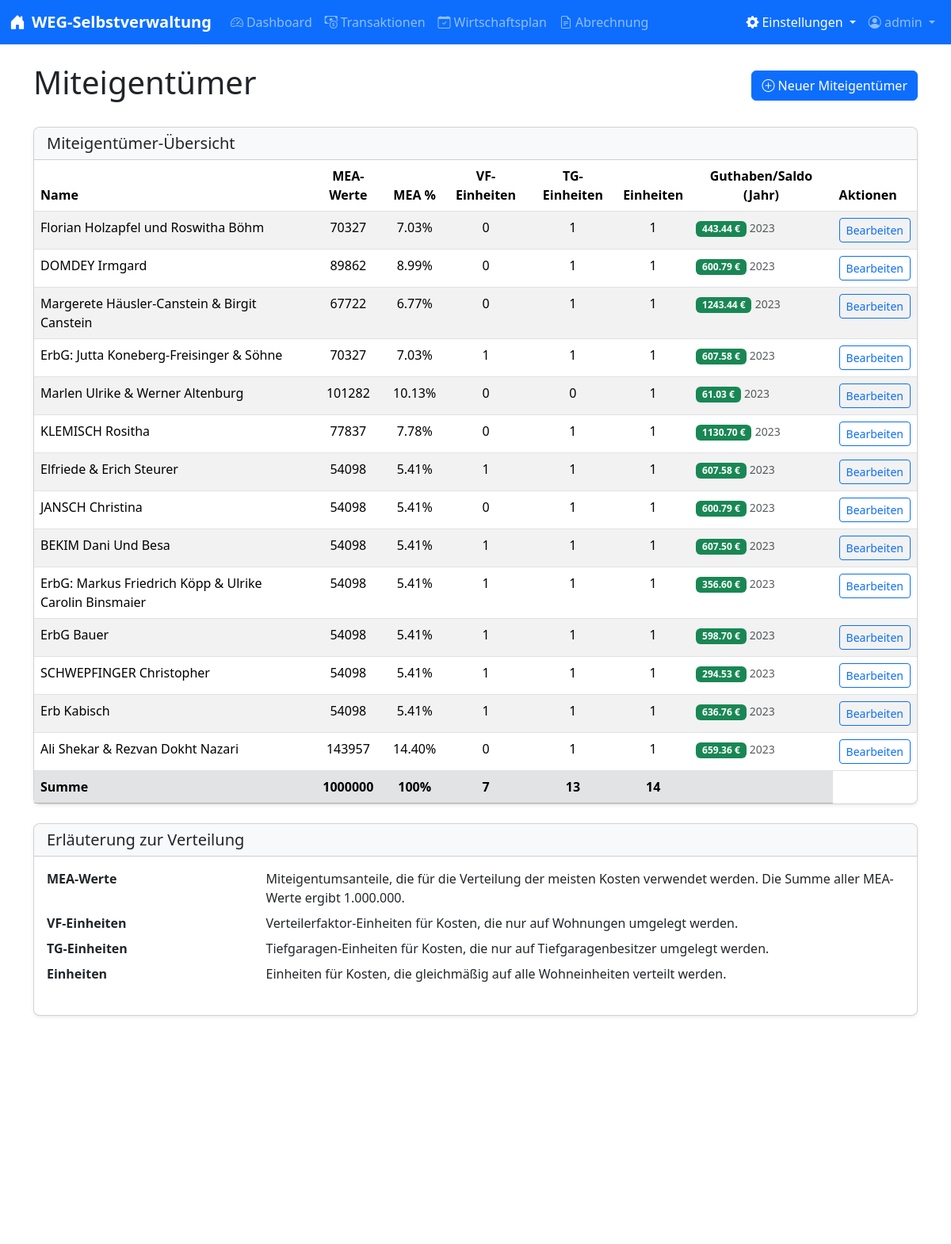
The app's page /miteigentuemer/ (signed in) with its own data.
### models.py (models this page shows, shortened)
class User(UserMixin, db.Model):
    id = db.Column(db.Integer, primary_key=True)
    username = db.Column(db.String(150), unique=True, nullable=False)
    password_hash = db.Column(db.String(150), nullable=False)
    is_admin = db.Column(db.Boolean, default=False)
    email = db.Column(db.String(120), unique=True, nullable=True)
    email_verified = db.Column(db.Boolean, default=False)
    notify_transaction_changes = db.Column(db.Boolean, default=True)
    notify_wirtschaftsplan_changes = db.Column(db.Boolean, default=True)
    notify_user_changes = db.Column(db.Boolean, default=True)

class Miteigentuemer(db.Model):
    id = db.Column(db.Integer, primary_key=True)
    name = db.Column(db.String(200), nullable=False)
    mea = db.Column(db.Integer, nullable=False)  # Miteigentumsanteile
    vf_einheiten = db.Column(db.Integer, default=0)  # Verteilerfaktor-Einheiten
    tg_einheiten = db.Column(db.Integer, default=0)  # Tiefgaragen-Einheiten
    einheiten = db.Column(db.Integer, default=1)
    guthaben_vorjahr = db.Column(db.Numeric(10, 2), default=0.00)
    guthaben_jahr = db.Column(db.Integer, default=2023)  # Jahr, aus dem das Guthaben stammt

### routes/miteigentuemer.py (the view)
@miteigentuemer_bp.route('/', methods=['GET'])
@login_required
def liste():
    miteigentuemer = Miteigentuemer.query.all()
    gesamt_mea = sum(m.mea for m in miteigentuemer) if miteigentuemer else 1
    vorjahr = datetime.now().year - 1
    return render_template('miteigentuemer/liste.html',
                          miteigentuemer=miteigentuemer,
                          vorjahr=vorjahr,
                          gesamt_mea=gesamt_mea)

### app.py (called while the page is built)
@app.context_processor
def inject_now():
    return {'now': datetime.now()}

@app.context_processor
def inject_csp_nonce():
    if not hasattr(g, 'csp_nonce'):
        g.csp_nonce = secrets.token_hex(16)
    return {'csp_nonce': g.csp_nonce}

@app.after_request
def add_security_headers(response):
    nonce = getattr(g, 'csp_nonce', secrets.token_hex(16))
    csp_policy = {}
    for key, value in app.config.get('CSP', {}).items():
        if isinstance(value, str) and '{nonce}' in value:
            csp_policy[key] = value.format(nonce=nonce)
        else:
            csp_policy[key] = value
    if csp_policy:
        response.headers['Content-Security-Policy'] = '; '.join(f"{key} {value}" for key, value in csp_policy.items())
    response.headers['X-Content-Type-Options'] = 'nosniff'
    response.headers['X-Frame-Options'] = 'SAMEORIGIN'
    response.headers['X-XSS-Protection'] = '1; mode=block'
    response.headers['Referrer-Policy'] = 'strict-origin-when-cross-origin'
    return response

@login_manager.user_loader
def load_user(user_id):
    return db.session.get(User, int(user_id))

@app.before_request
def limit_login_attempts():
    if request.endpoint == 'auth.login' and request.method == 'POST':
        limiter.limit("10/hour,3/minute")(lambda: None)()

### templates/miteigentuemer/liste.html (shortened to what this page needs)
{% extends "layout.html" %}
{% block content %}
<div class="d-flex justify-content-between align-items-center mb-4">
    <h1>Miteigentümer</h1>
    <a href="{{ url_for('miteigentuemer.neu') }}" class="btn btn-primary">
        <i class="bi bi-plus-circle"></i> Neuer Miteigentümer
    </a>
</div>
<div class="card">
    <div class="card-header bg-light">
        <h5 class="mb-0">Miteigentümer-Übersicht</h5>
    </div>
    <div class="card-body p-0">
        <div class="table-responsive">
            <table class="table table-striped table-hover mb-0">
                <thead>
                    <tr>
                        <th>Name</th>
                        <th class="text-center">MEA-Werte</th>
                        <th class="text-center">MEA %</th>
                        <th class="text-center">VF-Einheiten</th>
                        <th class="text-center">TG-Einheiten</th>
                        <th class="text-center">Einheiten</th>
                        <th class="text-center">Guthaben/Saldo (Jahr)</th>
                        <th>Aktionen</th>
                    </tr>
                </thead>
                <tbody>
                    {% for m in miteigentuemer %}
                    <tr>
                        <td>{{ m.name }}</td>
                        <td class="text-center">{{ m.mea }}</td>
                        <td class="text-center">{{ "%.2f"|format((m.mea / gesamt_mea) * 100) }}%</td>
                        <td class="text-center">{{ m.vf_einheiten }}</td>
                        <td class="text-center">{{ m.tg_einheiten }}</td>
                        <td class="text-center">{{ m.einheiten }}</td>
                        <td>
                            <span
                                class="badge {% if m.guthaben_vorjahr and m.guthaben_vorjahr > 0 %}bg-success{% elif m.guthaben_vorjahr and m.guthaben_vorjahr < 0 %}bg-danger{% else %}bg-secondary{% endif %}">
                                {{ "%.2f"|format(m.guthaben_vorjahr or 0) }} €
                            </span>
                            <small class="text-muted">{{ m.guthaben_jahr }}</small>
                        </td>
                        <td>
                            <a href="{{ url_for('miteigentuemer.bearbeiten', miteigentuemer_id=m.id) }}"
                                class="btn btn-sm btn-outline-primary">Bearbeiten</a>
                        </td>
                    </tr>
                    {% else %}
                    <tr>
                        <td colspan="7" class="text-center py-3">Keine Miteigentümer gefunden.</td>
                    </tr>
                    {% endfor %}
                </tbody>
                <tfoot>
                    <tr class="table-secondary">
                        <th>Summe</th>
                        <th class="text-center">{{ gesamt_mea }}</th>
                        <th class="text-center">100%</th>
                        <th class="text-center">{{ miteigentuemer|sum(attribute='vf_einheiten') }}</th>
                        <th class="text-center">{{ miteigentuemer|sum(attribute='tg_einheiten') }}</th>
                        <th class="text-center">{{ miteigentuemer|sum(attribute='einheiten') }}</th>
                        <th></th>
                    </tr>
                </tfoot>
            </table>
        </div>
    </div>
</div>
<div class="card mt-4">
    <div class="card-header bg-light">
        <h5 class="mb-0">Erläuterung zur Verteilung</h5>
    </div>
    <div class="card-body">
        <dl class="row">
            <dt class="col-sm-3">MEA-Werte</dt>
            <dd class="col-sm-9">Miteigentumsanteile, die für die Verteilung der meisten Kosten verwendet werden. Die
                Summe aller MEA-Werte ergibt 1.000.000.</dd>
            <dt class="col-sm-3">VF-Einheiten</dt>
            <dd class="col-sm-9">Verteilerfaktor-Einheiten für Kosten, die nur auf Wohnungen umgelegt werden.</dd>
            <dt class="col-sm-3">TG-Einheiten</dt>
            <dd class="col-sm-9">Tiefgaragen-Einheiten für Kosten, die nur auf Tiefgaragenbesitzer umgelegt werden.</dd>
            <dt class="col-sm-3">Einheiten</dt>
            <dd class="col-sm-9">Einheiten für Kosten, die gleichmäßig auf alle Wohneinheiten verteilt werden.</dd>
        </dl>
    </div>
</div>
{% endblock %}

### templates/layout.html (shortened to what this page needs)
<!DOCTYPE html>
<html lang="de">
<head>
    <link href="/static/css/bootstrap.min.css" rel="stylesheet">
    <link href="https://cdn.jsdelivr.net/npm/bootstrap-icons@1.10.0/font/bootstrap-icons.css" rel="stylesheet">
    <link href="/static/css/styles.css" rel="stylesheet">
    <link rel="stylesheet" type="text/css" href="https://cdn.datatables.net/1.13.4/css/dataTables.bootstrap5.min.css">
</head>
<body>
    {% if current_user.is_authenticated %}
    <nav class="navbar navbar-expand-lg navbar-dark bg-primary">
        <div class="container-fluid">
            <a class="navbar-brand" href="{{ url_for('dashboard.index') }}">
                <i class="bi bi-house-door-fill me-2"></i>WEG-Selbstverwaltung
            </a>
            <div class="collapse navbar-collapse" id="navbarNav">
                <ul class="navbar-nav me-auto">
                    <li class="nav-item">
                        <a class="nav-link {% if request.endpoint and request.endpoint.startswith('dashboard') %}active{% endif %}"
                            href="{{ url_for('dashboard.index') }}">
                            <i class="bi bi-speedometer2 me-1"></i>Dashboard
                        </a>
                    </li>
                    <li class="nav-item">
                        <a class="nav-link {% if request.endpoint and request.endpoint.startswith('transaktionen') %}active{% endif %}"
                            href="{{ url_for('transaktionen.liste') }}">
                            <i class="bi bi-cash-coin me-1"></i>Transaktionen
                        </a>
                    </li>
                    <li class="nav-item">
                        <a class="nav-link {% if request.endpoint and request.endpoint.startswith('wirtschaftsplan') %}active{% endif %}"
                            href="{{ url_for('wirtschaftsplan.uebersicht') }}">
                            <i class="bi bi-calendar-check me-1"></i>Wirtschaftsplan
                        </a>
                    </li>
                    <li class="nav-item">
                        <a class="nav-link {% if request.endpoint and request.endpoint.startswith('abrechnung') %}active{% endif %}"
                            href="{{ url_for('abrechnung.uebersicht') }}">
                            <i class="bi bi-file-earmark-text me-1"></i>Abrechnung
                        </a>
                    </li>
                </ul>
                <ul class="navbar-nav">
                    <li class="nav-item dropdown">
                        <a class="nav-link dropdown-toggle {% if request.endpoint and (request.endpoint.startswith('settings') or request.endpoint.startswith('miteigentuemer')) %}active{% endif %}"
                            href="#" id="settingsDropdown" role="button" data-bs-toggle="dropdown" aria-expanded="false">
                            <i class="bi bi-gear-fill me-1"></i>Einstellungen
                        </a>
                    </li>
                    <li class="nav-item dropdown">
                        <a class="nav-link dropdown-toggle" href="#" id="navbarDropdown" role="button" data-bs-toggle="dropdown"
                            aria-expanded="false">
                            <i class="bi bi-person-circle"></i> {{ current_user.username }}
                        </a>
                    </li>
            </div>
        </div>
    </nav>
    {% endif %}
    <div class="container mt-4 mb-5">
        {% block content %}{% endblock %}
    </div>
    <footer class="footer mt-auto py-3 bg-light">
        <div class="container text-center">
            <span class="text-muted">WEG-Selbstverwaltung &copy; {{ now.year }} | Version 1.0</span>
        </div>
    </footer>
</body>
</html>

### static/css/styles.css (style rules this page uses)
body { min-height: 100vh; display: flex; flex-direction: column; }
html,body { height: 100%; margin: 0; padding: 0; overflow-y: auto; }
.container { min-height: 100%; position: relative; overflow-y: auto; }
.footer { margin-top: auto; }
.table { margin-bottom: 0; }
.table th { font-weight: 600; }
.card { box-shadow: 0 0.125rem 0.25rem rgba(0, 0, 0, 0.075); border-radius: 0.5rem; }
.card-header { border-radius: 0.5rem 0.5rem 0 0 !important; }
.navbar-brand { font-weight: 600; font-size: 1.25rem; }
.nav-link { font-weight: 500; }

### records on screen
User: username "admin"
Miteigentuemer: name "Florian Holzapfel und Roswitha Böhm", mea "70327", (m.mea/gesamt_mea)*100 "7.03", vf_einheiten "0", tg_einheiten "1", einheiten "1", guthaben_vorjahr "443.44", guthaben_jahr "2023"
Miteigentuemer: name "DOMDEY Irmgard", mea "89862", (m.mea/gesamt_mea)*100 "8.99", vf_einheiten "0", tg_einheiten "1", einheiten "1", guthaben_vorjahr "600.79", guthaben_jahr "2023"
Miteigentuemer: name "Margerete Häusler-Canstein & Birgit Canstein", mea "67722", (m.mea/gesamt_mea)*100 "6.77", vf_einheiten "0", tg_einheiten "1", einheiten "1", guthaben_vorjahr "1243.44", guthaben_jahr "2023"
Miteigentuemer: name "ErbG: Jutta Koneberg-Freisinger & Söhne", mea "70327", (m.mea/gesamt_mea)*100 "7.03", vf_einheiten "1", tg_einheiten "1", einheiten "1", guthaben_vorjahr "607.58", guthaben_jahr "2023"
Miteigentuemer: name "Marlen Ulrike & Werner Altenburg", mea "101282", (m.mea/gesamt_mea)*100 "10.13", vf_einheiten "0", tg_einheiten "0", einheiten "1", guthaben_vorjahr "61.03", guthaben_jahr "2023"
Miteigentuemer: name "KLEMISCH Rositha", mea "77837", (m.mea/gesamt_mea)*100 "7.78", vf_einheiten "0", tg_einheiten "1", einheiten "1", guthaben_vorjahr "1130.70", guthaben_jahr "2023"
Miteigentuemer: name "Elfriede & Erich Steurer", mea "54098", (m.mea/gesamt_mea)*100 "5.41", vf_einheiten "1", tg_einheiten "1", einheiten "1", guthaben_vorjahr "607.58", guthaben_jahr "2023"
Miteigentuemer: name "JANSCH Christina", mea "54098", (m.mea/gesamt_mea)*100 "5.41", vf_einheiten "0", tg_einheiten "1", einheiten "1", guthaben_vorjahr "600.79", guthaben_jahr "2023"
Miteigentuemer: name "BEKIM Dani Und Besa", mea "54098", (m.mea/gesamt_mea)*100 "5.41", vf_einheiten "1", tg_einheiten "1", einheiten "1", guthaben_vorjahr "607.50", guthaben_jahr "2023"
Miteigentuemer: name "ErbG: Markus Friedrich Köpp & Ulrike Carolin Binsmaier", mea "54098", (m.mea/gesamt_mea)*100 "5.41", vf_einheiten "1", tg_einheiten "1", einheiten "1", guthaben_vorjahr "356.60", guthaben_jahr "2023"
Miteigentuemer: name "ErbG Bauer", mea "54098", (m.mea/gesamt_mea)*100 "5.41", vf_einheiten "1", tg_einheiten "1", einheiten "1", guthaben_vorjahr "598.70", guthaben_jahr "2023"
Miteigentuemer: name "SCHWEPFINGER Christopher", mea "54098", (m.mea/gesamt_mea)*100 "5.41", vf_einheiten "1", tg_einheiten "1", einheiten "1", guthaben_vorjahr "294.53", guthaben_jahr "2023"
Miteigentuemer: name "Erb Kabisch", mea "54098", (m.mea/gesamt_mea)*100 "5.41", vf_einheiten "1", tg_einheiten "1", einheiten "1", guthaben_vorjahr "636.76", guthaben_jahr "2023"
Miteigentuemer: name "Ali Shekar & Rezvan Dokht Nazari", mea "143957", (m.mea/gesamt_mea)*100 "14.40", vf_einheiten "0", tg_einheiten "1", einheiten "1", guthaben_vorjahr "659.36", guthaben_jahr "2023"

### other values on screen
{{ gesamt_mea }} "1000000"
{{ miteigentuemer|sum(attribute='vf_einheiten') }} "7"
{{ miteigentuemer|sum(attribute='tg_einheiten') }} "13"
{{ miteigentuemer|sum(attribute='einheiten') }} "14"
